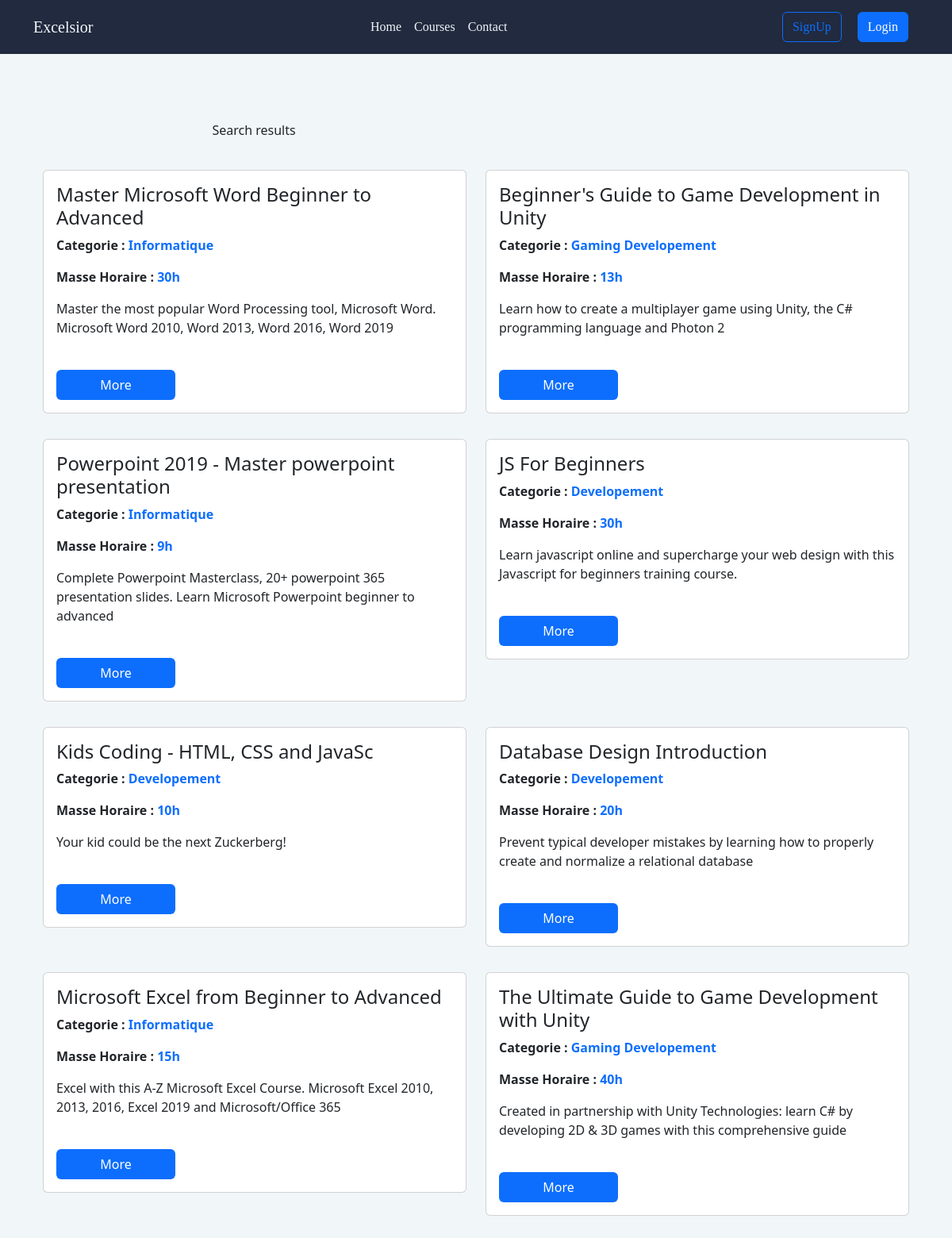
/search_formation.php, run on an earlier commit of the app's database.
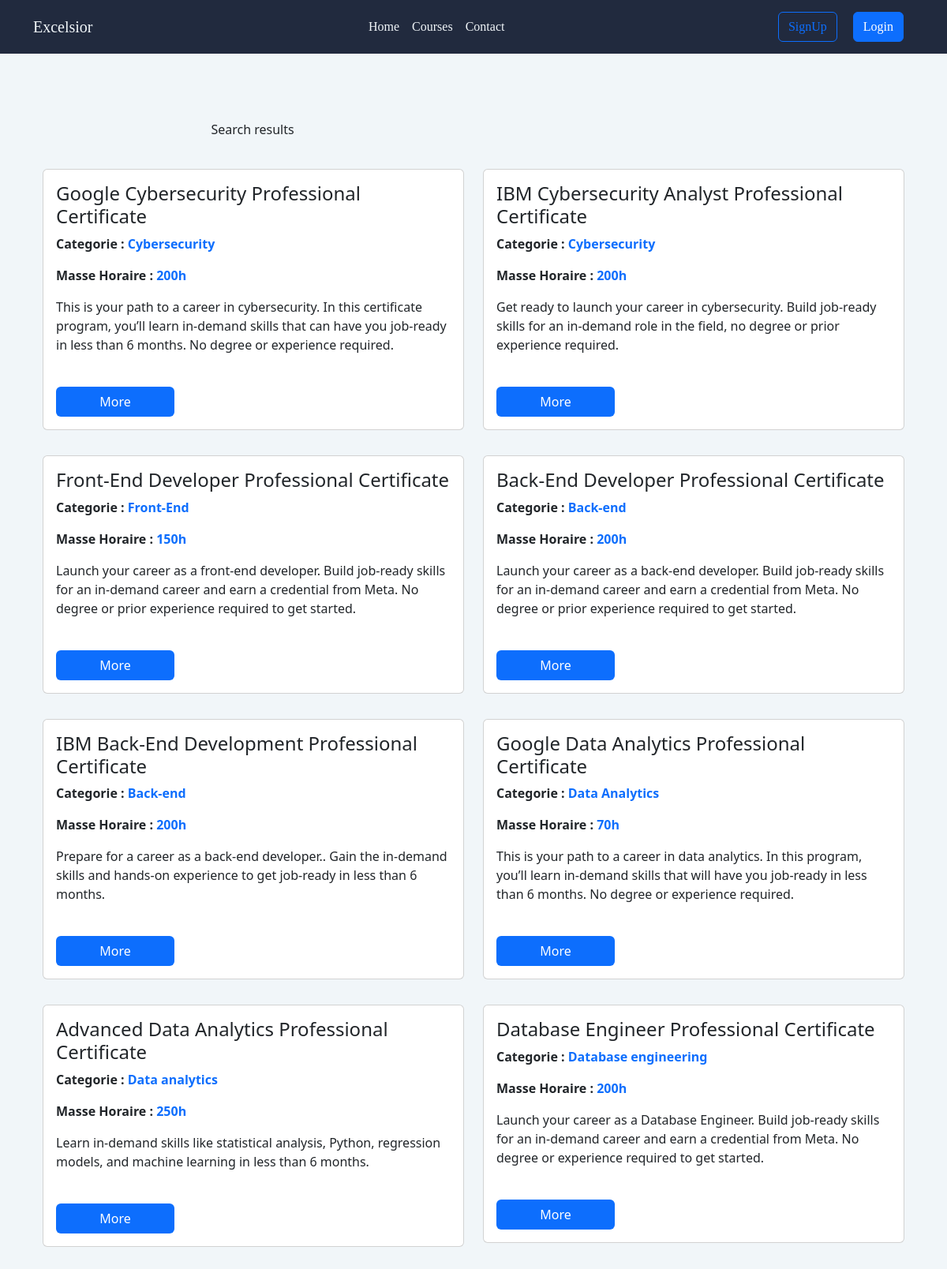
And on a later commit of the database.
### tables this page shows
CREATE TABLE `formation` (
  `id_formation` int(50) NOT NULL,
  `sujet` varchar(50) DEFAULT NULL,
  `categorie` varchar(50) DEFAULT NULL,
  `masse_horaire` varchar(50) DEFAULT NULL,
  `description` varchar(500) DEFAULT NULL,
  `Img` varchar(50) NOT NULL
);

### search_formation.php (the view, shortened to what this page needs)
<html lang="en">
<head>
    <link href="https://cdn.jsdelivr.net/npm/bootstrap@5.3.0-alpha3/dist/css/bootstrap.min.css" rel="stylesheet">
</head>
<body>
<?php
require 'config.php';
if(!empty($_SESSION["id_apprenant"])){
    $id = $_SESSION["id_apprenant"];
    $result = mysqli_query($conn, "SELECT * FROM apprenant WHERE id_apprenant = $id");
    $row = mysqli_fetch_assoc($result);
    ?>
    <nav class="navbar navbar-default navbar-trans navbar-expand-lg ">
    <div class="container">
    <button class="navbar-toggler collapsed" type="button" data-bs-toggle="collapse" data-bs-target="#navbarDefault" aria-controls="navbarDefault" aria-expanded="false" aria-label="Toggle navigation">
        <span class="navbar-toggler-icon"></span>
    </button>
    <a class="nav-link navbar-brand text-brand" href="home.php">Excelsior</a>
    <div class="navbar-collapse collapse justify-content-center" id="navbarDefault" >
        <ul class="navbar-nav">
        <li class="nav-item">
            <a class="nav-link " href="home.php">Home</a>
        </li>
        <li class="nav-item">
            <a class="nav-link active" href="Formations.php">Courses</a>
        </li>
        <li class="nav-item">
            <a class="nav-link " href="">Contact</a>
        </li>
        </ul>
    </div>
    <button class="btn btn-b-n navbar-toggle-box navbar-toggle-box-collapse" data-bs-target="#loginModal">
        <a href="Profile-personal.php" style="margin-right: 1rem; color: white; text-decoration :none;"><span><?php echo $row["firstname"] ; ?></span><i class="fa-solid fa-user mx-1"></i></a>
        <a href="logout-user.php" style="color: white;"><i class="fa-solid fa-right-from-bracket"></i></a>
    </button>
    </div>
</nav>
<?php
}
else{
    ?>
    <nav class="navbar navbar-default navbar-trans navbar-expand-lg">
    <div class="container">
    <a class="nav-link navbar-brand text-brand" href="home.php">Excelsior</a>
    <div class="navbar-collapse collapse justify-content-center" id="navbarDefault">
        <ul class="navbar-nav">
        <li class="nav-item">
            <a class="nav-link " href="home.php">Home</a>
        </li>
        <li class="nav-item">
            <a class="nav-link active" href="Formations.php">Courses</a>
        </li>
        <li class="nav-item">
            <a class="nav-link " href="">Contact</a>
        </li>
        </ul>
    </div>
    <button class="btn btn-b-n navbar-toggle-box navbar-toggle-box-collapse" data-bs-target="#loginModal">
        <a href="signup.php" class ="btn btn-outline-primary" style="margin-right: 1rem; text-decoration :none;">SignUp</a>
        <a href="login.php" class="btn btn-primary" style="text-decoration :none;">Login</a>
    </button>
    </div>
</nav>
    <?php
}
?>
<div class="filterSearch pt-5 row  text-center" style="width: 70%; margin: auto;">
    <div class="searchdiv col-md-4">Search results</div>
</div>
<div class="albumPrds album ">
    <div class="latestsProducts container">
<?php
    $searchFormation = $_GET['searchFormation'];
    $sql = "SELECT * FROM formation WHERE sujet LIKE '%$searchFormation%'";
    $resultSearch = $conn->query($sql);
    if ($resultSearch->num_rows > 0) {
        echo ' <div class="latestsProductsdiv row">';
        while($row = $resultSearch->fetch_assoc()) {
            $id_formation = $row["id_formation"];
            echo '
            <div class="col-md-6">
            <form method = "GET" action = "formation-details.php" class=" card formationCards"  style=" background-color: white;">
            <div class="card-body">
                <h4 class="card-title">' .$row['sujet']. '</h4>
                <p class="card-text"><strong>Categorie :</strong> <span class = "duration">'  .$row['categorie']. '</span></p>
                <p class="card-text"><strong>Masse Horaire :</strong><span class = "duration"> '  .$row['masse_horaire']. 'h</span></p>
                <p class="card-text">'  .$row['description']. '</p>
                <input type="hidden" name="id_formation" type = "submit" value ="'.$id_formation.'">
                <input class="btn " type="submit" value = "More" style = "width : 30% ;background-color:#0D6EFD;color:white;margin-top:5%">
            </div>
            </form>
            </div>';
        }
        echo '</div>';
    } else {
         echo'<div class="alert alert-danger latestsProductsdiv row" role="alert">
         <h1 class ="text-center">No Results found</h1>
       </div>';
    }
?>
</div>
</div>
</body>
    </html>

### search_formation.php (style rules this page uses)
* { padding: 0; margin: 0; }
body { background-color: #F1F6F9; }
nav { background-color: #212A3E; font-family: 'Poppins'; margin-bottom: 3%; }
.nav-link { color:#F1F6F9 !important; }
.latestsProductsdiv { display: flex; justify-content: space-evenly; margin: 2% auto; }
.duration { color: #0D6EFD; font-weight: bold; }
.card { margin: 3% 0px; }

What changed in the data, as far as the page shows it:
removed formation: sujet "Master Microsoft Word Beginner to Advanced", categorie "Informatique", masse_horaire "30", description "Master the most popular Word Processing tool, Microsoft Word. Microsoft Word 2010, Word 2013, Word 2016, Word 2019"
removed formation: sujet "Beginner's Guide to Game Development in Unity", categorie "Gaming Developement", masse_horaire "13", description "Learn how to create a multiplayer game using Unity, the C# programming language and Photon 2"
removed formation: sujet "Powerpoint 2019 - Master powerpoint presentation", categorie "Informatique", masse_horaire "9", description "Complete Powerpoint Masterclass, 20+ powerpoint 365 presentation slides. Learn Microsoft Powerpoint beginner to advanced"
removed formation: sujet "JS For Beginners", categorie "Developement", masse_horaire "30", description "Learn javascript online and supercharge your web design with this Javascript for beginners training course."
removed formation: sujet "Kids Coding - HTML, CSS and JavaSc", categorie "Developement", masse_horaire "10", description "Your kid could be the next Zuckerberg!"
removed formation: sujet "Database Design Introduction", categorie "Developement", masse_horaire "20", description "Prevent typical developer mistakes by learning how to properly create and normalize a relational database"
removed formation: sujet "Microsoft Excel from Beginner to Advanced", categorie "Informatique", masse_horaire "15", description "Excel with this A-Z Microsoft Excel Course. Microsoft Excel 2010, 2013, 2016, Excel 2019 and Microsoft/Office 365"
removed formation: sujet "The Ultimate Guide to Game Development with Unity", categorie "Gaming Developement", masse_horaire "40", description "Created in partnership with Unity Technologies: learn C# by developing 2D & 3D games with this comprehensive guide"
added formation: sujet "Google Cybersecurity Professional Certificate", categorie "Cybersecurity", masse_horaire "200", description "This is your path to a career in cybersecurity. In this certificate program, you’ll learn in-demand skills that can have you job-ready in less than 6 months. No degree or experience required."
added formation: sujet "IBM Cybersecurity Analyst Professional Certificate", categorie "Cybersecurity", masse_horaire "200", description "Get ready to launch your career in cybersecurity. Build job-ready skills for an in-demand role in the field, no degree or prior experience required."
added formation: sujet "Front-End Developer Professional Certificate", categorie "Front-End", masse_horaire "150", description "Launch your career as a front-end developer. Build job-ready skills for an in-demand career and earn a credential from Meta. No degree or prior experience required to get started."
added formation: sujet "Back-End Developer Professional Certificate", categorie "Back-end", masse_horaire "200", description "Launch your career as a back-end developer. Build job-ready skills for an in-demand career and earn a credential from Meta. No degree or prior experience required to get started."
added formation: sujet "IBM Back-End Development Professional Certificate", categorie "Back-end", masse_horaire "200", description "Prepare for a career as a back-end developer.. Gain the in-demand skills and hands-on experience to get job-ready in less than 6 months."
added formation: sujet "Google Data Analytics Professional Certificate", categorie "Data Analytics", masse_horaire "70", description "This is your path to a career in data analytics. In this program, you’ll learn in-demand skills that will have you job-ready in less than 6 months. No degree or experience required."
added formation: sujet "Advanced Data Analytics Professional Certificate", categorie "Data analytics", masse_horaire "250", description "Learn in-demand skills like statistical analysis, Python, regression models, and machine learning in less than 6 months."
added formation: sujet "Database Engineer Professional Certificate", categorie "Database engineering", masse_horaire "200", description "Launch your career as a Database Engineer. Build job-ready skills for an in-demand career and earn a credential from Meta. No degree or experience required to get started."
